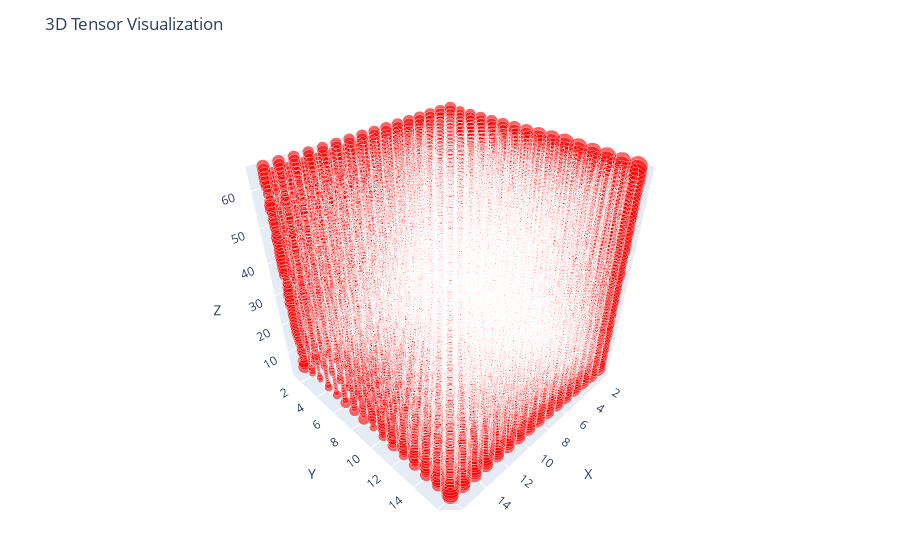

The notebook cell saved with this chart:
### Markdown cell above
## Load Dleto and take a look!

### Code cell
# Convert RGB values to Float64 by extracting the red channel
# video_array is now (height, width, frames) with RGB pixels
# Extract red component from each RGB pixel
red_channel = map(x -> Float64(x.r), video_array)


println("Red channel tensor shape: ", size(red_channel))
println("Value range: ", minimum(red_channel), " to ", maximum(red_channel))
plotTensor(red_channel, 0.1, color="red")

### Figure 1 — Plotly figure (JSON) as saved in the notebook; plotly's stock layout.template omitted (floating-point values rounded to 4 significant figures; data arrays with more than 128 entries replaced by an {"elided": "..."} marker saying what was removed)
{"data": [{"marker": {"color": "red", "opacity": 0.6, "size": {"elided": "16384 float values"}}, "mode": "markers", "type": "scatter3d", "x": {"elided": "16384 int values"}, "y": {"elided": "16384 int values"}, "z": {"elided": "16384 int values"}}], "layout": {"margin": {"b": 50, "l": 50, "r": 50, "t": 60}, "scene": {"aspectmode": "cube", "xaxis": {"range": [1, 17], "title": "X"}, "yaxis": {"range": [1, 17], "title": "Y"}, "zaxis": {"range": [1, 66], "title": "Z"}}, "title": "3D Tensor Visualization"}}
